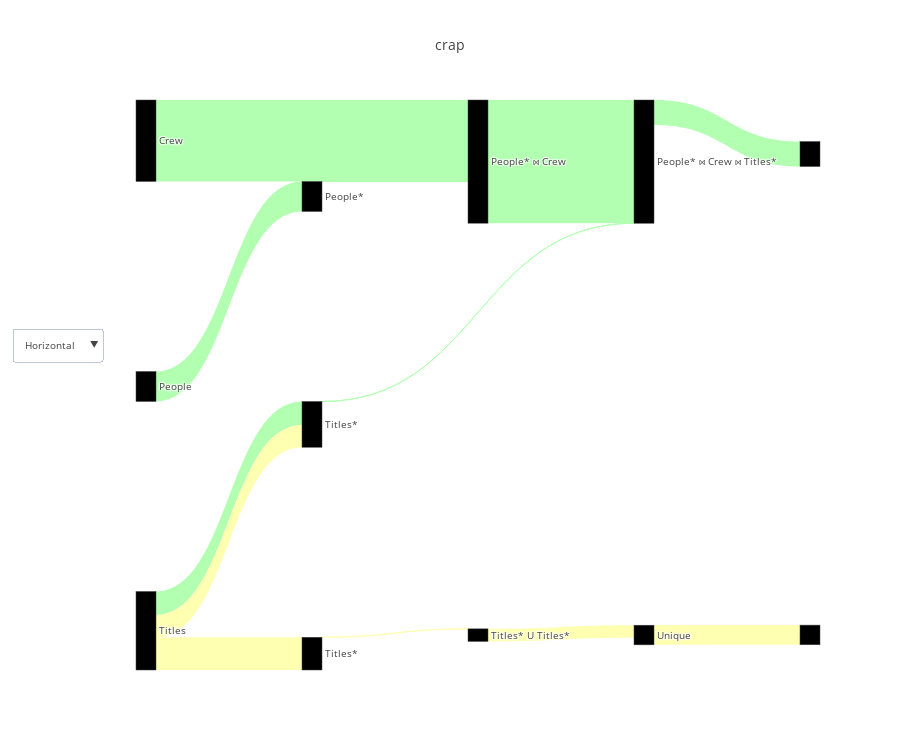

Notebook source saved alongside this figure:
### Code cell
flow_df = query_renderer.get_flow_df(queries, con_str=con_str)
query_renderer.vizualize(flow_df, metrics=["actual_duration"], title="crap",open_=False)

### Figure 1 — Plotly figure (JSON) as saved in the notebook; plotly's stock layout.template omitted (floating-point values rounded to 4 significant figures)
{"data": [{"link": {"color": ["#ffffb2", "#ffffb2", "#ffffb2", "#b2ffb2", "#b2ffb2", "#b2ffb2", "#b2ffb2", "#b2ffb2", "#ffffb2", "#ffffb2", "#b2ffb2", "#ffffb2", "#b2ffb2"], "label": ["\nDescription: Filter relation to hold only relevant records.Filter condition: (titles_1.genres = 'Action'::text)", "\nDescription: Used in a UNION to merge multiple record sets by appending them together.", "\nDescription: Remove duplicated rows from a record set.", "\nDescription: Finds relevant records by sequentially scanning the input record set. When reading from a table, Seq Scans (unlike Index Scans) perform a single read operation (only the table is read).", "\nDescription: Filter relation to hold only relevant records.Filter condition: (people.name = ANY ('{\"Owen Wilson\",\"Adam Sandler\",\"Jason Segel\"}'::text[]))", "\nDescription: Finds relevant records by sequentially scanning the input record set. When reading from a table, Seq Scans (unlike Index Scans) perform a single read operation (only the table is read).", "\nDescription: Joins to record sets by hashing one of them (using a Hash Scan).Hash Cond ('Inner', '(crew.person_id = people.person_id)')", "\nDescription: Finds relevant records by sequentially scanning the input record set. When reading from a table, Seq Scans (unlike Index Scans) perform a single read operation (only the table is read).", "\nDescription: Finds relevant records by sequentially scanning the input record set. When reading from a table, Seq Scans (unlike Index Scans) perform a single read operation (only the table is read).", "\nDescription: Finds relevant records by sequentially scanning the input record set. When reading from a table, Seq Scans (unlike Index Scans) perform a single read operation (only the table is read).", "\nDescription: Filter relation to hold only relevant records.Filter condition: (titles.genres = 'Comedy'::text)", "\nDescription: Filter relation to hold only relevant records.Filter condition: (titles.genres = 'Comedy'::text)", "\nDescription: Joins to record sets by hashing one of them (using a Hash Scan).Hash Cond ('Inner', '(titles.title_id = crew.title_id)')"], "source": [0, 1, 2, 3, 4, 5, 6, 7, 7, 7, 8, 8, 9], "target": [1, 2, 11, 4, 6, 6, 9, 8, 8, 0, 9, 1, 10], "value": [1, 220, 344, 525, 1, 1426, 2156, 410, 391, 573, 1, -18, 437]}, "node": {"color": ["black", "black", "black", "black", "black", "black", "black", "black", "black", "black", "black", "black", "black"], "label": ["Titles*", "Titles* U Titles*", "Unique", "People", "People*", "Crew", "People* ⋈ Crew", "Titles", "Titles*", "People* ⋈ Crew ⋈ Titles*"], "pad": 200}, "orientation": "h", "type": "sankey", "valueformat": ",", "valuesuffix": [" Seconds", " Seconds", " Seconds", " Seconds", " Seconds", " Seconds", " Seconds", " Seconds", " Seconds", " Seconds", " Seconds", " Seconds", " Seconds"]}], "layout": {"font": {"size": 10}, "height": 750, "title": "crap", "updatemenus": [{"buttons": [{"args": ["orientation", "h"], "label": "Horizontal", "method": "restyle"}, {"args": ["orientation", "v"], "label": "Vertical", "method": "restyle"}], "y": 0.6}]}}
